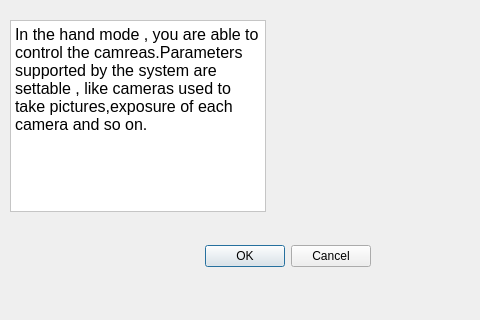
<?xml version="1.0" encoding="UTF-8"?>
<ui version="4.0">
 <class>HandMode</class>
 <widget class="QDialog" name="HandMode">
  <property name="geometry">
   <rect>
    <x>0</x>
    <y>0</y>
    <width>480</width>
    <height>320</height>
   </rect>
  </property>
  <property name="minimumSize">
   <size>
    <width>480</width>
    <height>320</height>
   </size>
  </property>
  <property name="maximumSize">
   <size>
    <width>480</width>
    <height>320</height>
   </size>
  </property>
  <property name="windowTitle">
   <string>Dialog</string>
  </property>
  <property name="styleSheet">
   <string notr="true">alternate-background-color: rgb(255, 255, 255);</string>
  </property>
  <widget class="QDialogButtonBox" name="buttonBox">
   <property name="geometry">
    <rect>
     <x>30</x>
     <y>240</y>
     <width>341</width>
     <height>32</height>
    </rect>
   </property>
   <property name="orientation">
    <enum>Qt::Horizontal</enum>
   </property>
   <property name="standardButtons">
    <set>QDialogButtonBox::Cancel|QDialogButtonBox::Ok</set>
   </property>
  </widget>
  <widget class="QTextBrowser" name="textBrowser">
   <property name="geometry">
    <rect>
     <x>10</x>
     <y>20</y>
     <width>256</width>
     <height>192</height>
    </rect>
   </property>
   <property name="styleSheet">
    <string notr="true">background-color: rgb(255, 255, 255);</string>
   </property>
   <property name="html">
    <string>&lt;!DOCTYPE HTML PUBLIC &quot;-//W3C//DTD HTML 4.0//EN&quot; &quot;http://www.w3.org/TR/REC-html40/strict.dtd&quot;&gt;
&lt;html&gt;&lt;head&gt;&lt;meta name=&quot;qrichtext&quot; content=&quot;1&quot; /&gt;&lt;style type=&quot;text/css&quot;&gt;
p, li { white-space: pre-wrap; }
&lt;/style&gt;&lt;/head&gt;&lt;body style=&quot; font-family:'Roboto'; font-size:12pt; font-weight:200; font-style:normal;&quot;&gt;
&lt;p style=&quot; margin-top:0px; margin-bottom:0px; margin-left:0px; margin-right:0px; -qt-block-indent:0; text-indent:0px;&quot;&gt;In the hand mode , you are able to control the camreas.Parameters supported by the system are settable , like cameras used to take pictures,exposure of each camera and so on.&lt;/p&gt;&lt;/body&gt;&lt;/html&gt;</string>
   </property>
  </widget>
 </widget>
 <resources/>
 <connections>
  <connection>
   <sender>buttonBox</sender>
   <signal>accepted()</signal>
   <receiver>HandMode</receiver>
   <slot>accept()</slot>
   <hints>
    <hint type="sourcelabel">
     <x>248</x>
     <y>254</y>
    </hint>
    <hint type="destinationlabel">
     <x>157</x>
     <y>274</y>
    </hint>
   </hints>
  </connection>
  <connection>
   <sender>buttonBox</sender>
   <signal>rejected()</signal>
   <receiver>HandMode</receiver>
   <slot>reject()</slot>
   <hints>
    <hint type="sourcelabel">
     <x>316</x>
     <y>260</y>
    </hint>
    <hint type="destinationlabel">
     <x>286</x>
     <y>274</y>
    </hint>
   </hints>
  </connection>
 </connections>
</ui>
